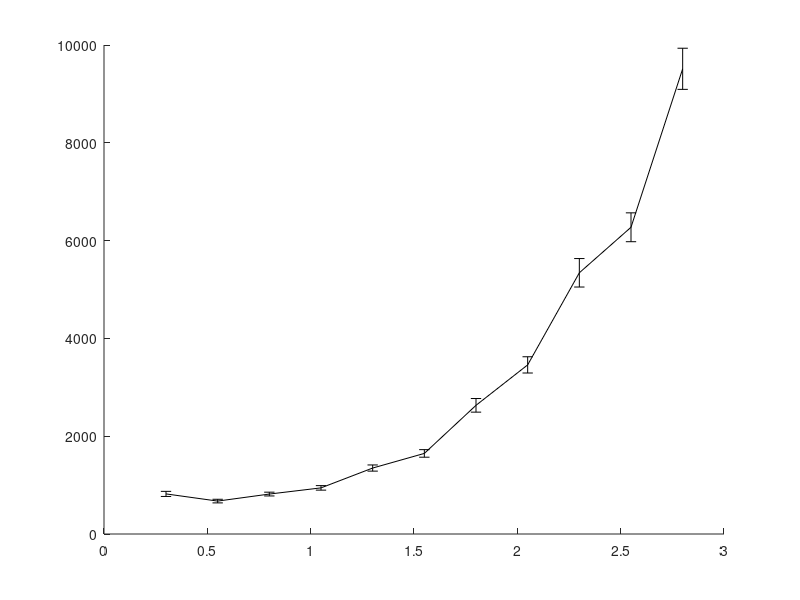

The MATLAB script that drew this image: (Note: this script raises an error after producing the figure.)
% In this experiment I compare the performance of the GD (with KDL) and the
% PCS on one scene with obstacles where the start and goal configurations
% are:
% State c_start = {0.5236, 1.7453, -1.8326, -1.4835,	1.5708,	0, 1.004278, 0.2729, 0.9486, -1.15011, 1.81001, -1.97739};
% State c_goal = {0.5236, 0.34907, 0.69813, -1.3963, 1.5708, 0, 0.7096, 1.8032, -1.7061, -1.6286, 1.9143, -2.0155}; // Robot 2 no backflip - Elbow down
% This while benchmarking the maximum step distance.
% With joint limits of the ABB robots.
% SBL planner
% last updated: 08/27/17

clear all
clc

%%
D1 = load('benchmark_SBL_PCS_3poles_rangeB.txt'); 

%%
D2 = load('benchmark_SBL_GD_3poles_rangeB.txt'); 

%%
% PCS
rd = sort(unique(D1(:,1)));
for i = 1:length(rd)
    M = D1(D1(:,1)==rd(i), 2:end);
    td(i) = mean(M(:,4))*1e3;
    td_ste(i) = 1e3*std(M(:,4))/sqrt(size(M,1));
    nodes_d(i) =  mean(M(:,10));
    trees_d(i) =  mean(M(:,11));
    tlc_d(i) = mean(M(:,12))*1e3;
end

%%
% GD
rg = sort(unique(D2(:,1)));
for i = 1:length(rg)
    M = D2(D2(:,1)==rg(i), 2:end);
%     disp([i-1 rg(i)  size(M,1)])
    tg(i) = mean(M(:,4))*1e3;
    tg_ste(i) = 1e3*std(M(:,4))/sqrt(size(M,1));
    nodes_g(i) =  mean(M(:,10));
    trees_g(i) =  mean(M(:,11));
    tlc_g(i) = mean(M(:,12))*1e3;
end

%%
disp(' ');
[tdmin, id] = min(td);
[tgmin, ig] = min(tg);

%%
h = figure(1);
clf
errorbar(rd,td,td_ste,'-k','linewidth',2);
hold on
errorbar(rg,tg,tg_ste,'--k','linewidth',2);
hold off
ylabel('mean runtime [msec]');
xlabel('max. local-connection distance');
legend('PCS','GD');
% xlim([0 6]);
xlim([min(rd) max(rd)]);

%% 
D1 = D1(D1(:,1)==rd(id), 2:end);
verf = D1(:,1)==1;
suc = D1(:,2)==1;

disp('PCS:');
disp(['Results of ' num2str(size(D1,1)) ' queries.']);
disp(['Minimum avg. runtime for PCS is ' num2str(tdmin) 'msec with d = ' num2str(rd(id)) ]);
disp(['Percent of successful queries verified: ' num2str(sum(verf & suc)/sum(suc)*100) '%']);
disp(['Plan distance: ' num2str(D1(1,3)) ]);
disp(['Avg. runtime: ' num2str(mean(D1(:,4))*1e3)  ' +/- ' num2str(std(D1(:,4))/sqrt(size(D1,1))*1e3) ' msec ']);
disp(['Avg. local-connection time: ' num2str(mean(D1(:,12)./D1(:,13))*1e3)  ' +/- ' num2str(std(D1(:,12)./D1(:,13))/sqrt(size(D1,1))*1e3) ' msec ']);
disp(['Avg. nodes in path: ' num2str(floor(mean(D1(:,10)))) ]);
disp(['Avg. nodes in trees: ' num2str(floor(mean(D1(:,11)))) ]);
disp(['Avg. number of IK solutions: ' num2str(floor(mean(D1(:,5)))) ]);

%%
D2 = D2(D2(:,1)==rg(ig), 2:end);
verf = D2(:,1)==1;
suc = D2(:,2)==1;

disp('GD:');
disp(['Results of ' num2str(size(D2,1)) ' queries.']);
disp(['Minimum avg. runtime for GD is ' num2str(tgmin) 'msec with d = ' num2str(rg(ig)) ]);
disp(['Percent of successful queries verified: ' num2str(sum(verf & suc)/sum(suc)*100) '%']);
disp(['Plan distance: ' num2str(D2(1,3)) ]);
disp(['Avg. runtime: ' num2str(mean(D2(:,4))*1e3)  ' +/- ' num2str(std(D2(:,4))/sqrt(size(D2,1))*1e3) ' msec ']);
disp(['Avg. local-connection time: ' num2str(mean(D2(:,12)./D2(:,13))*1e3)  ' +/- ' num2str(std(D2(:,12)./D2(:,13))/sqrt(size(D2,1))*1e3) ' msec ']);
disp(['Avg. nodes in path: ' num2str(floor(mean(D2(:,10)))) ]);
disp(['Avg. nodes in trees: ' num2str(floor(mean(D2(:,11)))) ]);
disp(['Avg. number of projections: ' num2str(floor(mean(D2(:,5)))) ]);

%%
disp(' ');
disp(['Best speed-up: t_{pcs}/t_{gd} = ' num2str(tdmin/tgmin) ]);

%%
%%
%%

% PCS
td = D1(:,4);
maxT = max(td);
T1 = linspace(0,maxT,100);
T1 = T1(2:end);
for i = 1:length(T1)
    sd = td < T1(i);
    md(i) = mean(td(sd));
    Md(i) = 1-sum(sd)/length(td);
end
%%
% GD
tg = D2(:,4);
maxT = max(tg);
T2 = linspace(0,maxT,1000);
T2 = T2(2:end);
for i = 1:length(T2)
    sg = tg < T2(i);
    mg(i) = mean(tg(sg));
    Mg(i) = 1-sum(sg)/length(tg);
end
%%
h = figure(2);
clf
plot(T1,Md*100,'-k','linewidth',2);
hold on
plot(T2,Mg*100,'--k','linewidth',2);
hold off
xlabel('maximum runtime [sec]');
ylabel('failure rate [%]');
legend('PCS','GD');
xlim([0 max(T2)]);
title('SBL');
